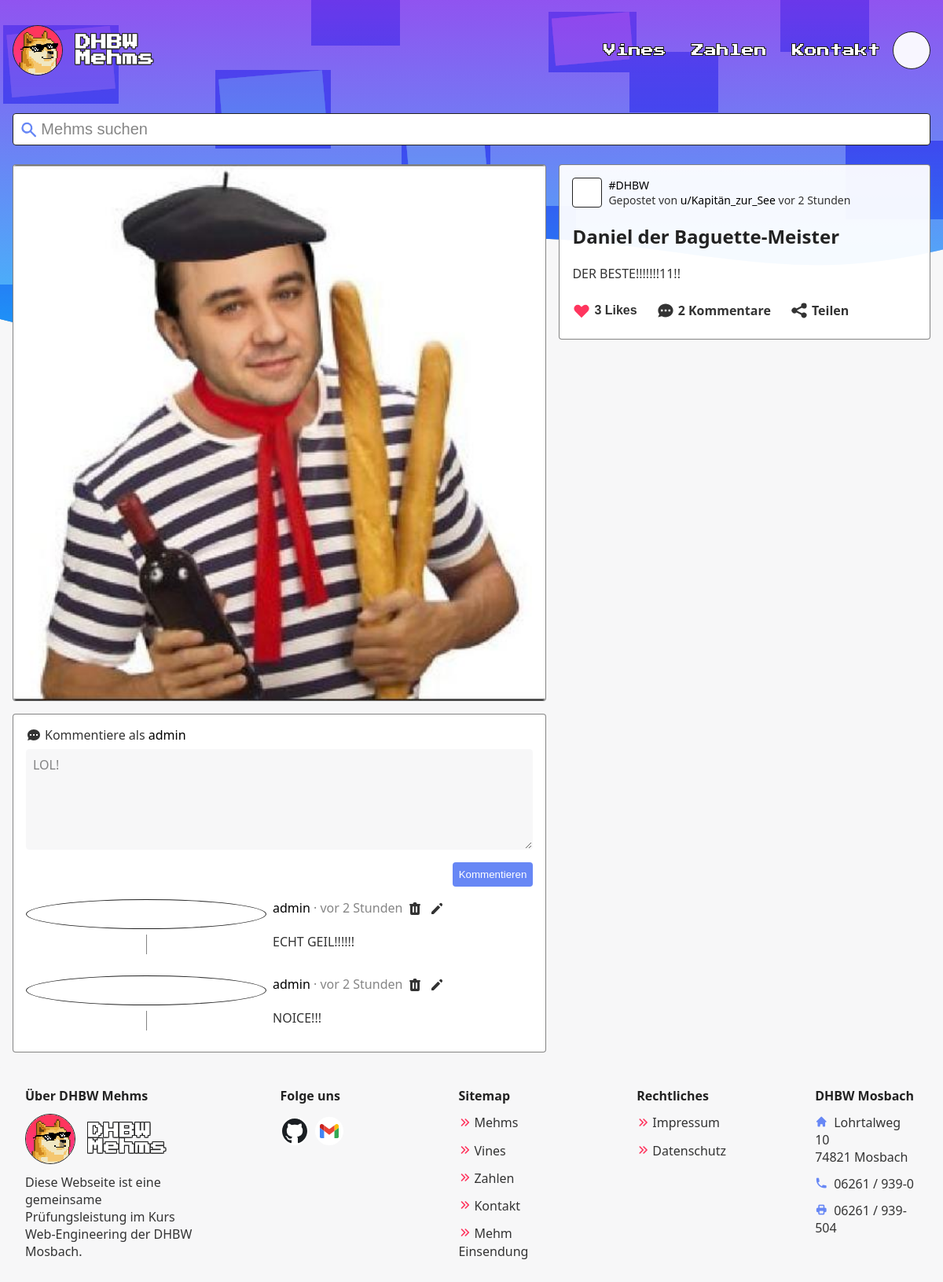
Screenshot of /php/mehm?id=4 (signed in) with the database file from the repository.
### tables this page shows
CREATE TABLE likes
(
    MehmID integer,
    UserID integer,
    PRIMARY KEY (MehmID, UserID),
    FOREIGN KEY (MehmID) REFERENCES mehms (ID) ON DELETE CASCADE,
    FOREIGN KEY (UserID) REFERENCES users (ID) ON DELETE CASCADE
);

CREATE TABLE mehms
(
    ID          integer PRIMARY KEY AUTO_INCREMENT,
    UserID      integer NOT NULL,
    Path        text    NOT NULL UNIQUE,
    Title       text    NOT NULL,
    Type        text,
    Description text,
    Visible     boolean DEFAULT FALSE,
    VisibleOn   timestamp,
    FOREIGN KEY (UserID) REFERENCES Users (ID) ON DELETE CASCADE
);

CREATE TABLE comments
(
    ID        integer PRIMARY KEY AUTO_INCREMENT,
    MehmID    integer NOT NULL,
    UserID    integer,
    Comment   text,
    Timestamp timestamp DEFAULT now(),
    FOREIGN KEY (MehmID) REFERENCES mehms (ID) ON DELETE CASCADE,
    FOREIGN KEY (UserID) REFERENCES users (ID) ON DELETE CASCADE
);

CREATE TABLE users
(
    ID       integer PRIMARY KEY AUTO_INCREMENT,
    Name     text UNIQUE NOT NULL,
    Password text        NOT NULL,
    Type     text        NOT NULL
);

### php/scripts/Database.php (called while the page is built, shortened)
<?php
class Database {
  public PDO $database;
  public function connectToDatabase() {
    $mysql_host = "localhost";
    $mysql_database = "main";
    $mysql_user = "root";
    $mysql_password = "";
    try {
      $this->database = new PDO("mysql:host=$mysql_host;dbname=$mysql_database", $mysql_user, $mysql_password);
    } catch (PDOException $exception) {
      $this->setupDatabase(new PDO("mysql:host=$mysql_host;dbname=", $mysql_user, $mysql_password));
      $this->database = new PDO("mysql:host=$mysql_host;dbname=$mysql_database", $mysql_user, $mysql_password);
    }
  }
  public function getMehm(int $id, bool $admin): array {
    $query = 'SELECT *, count(l.MehmID) AS likeCount, mehms.Type AS Type, mehms.ID AS ID, mehms.UserID as UID
      FROM mehms
      LEFT JOIN users u ON mehms.UserID = u.ID
      LEFT JOIN likes l ON mehms.ID = l.MehmID
      WHERE mehms.ID =' . $id;
    if (!$admin) {
      $query .= ' AND Visible = TRUE';
    }
    try {
      $result = $this->database->query($query)->fetchAll();
      return $result[0];
    } catch (PDOException $e) {
      return [];
    }
  }
  public function getComments(int $id): array {
    $query = 'SELECT u.Name AS Name, Comment, u.ID as UID, Timestamp, comments.ID as ID
            FROM comments
            LEFT JOIN users u ON comments.UserID = u.ID
            WHERE MehmID = ' . $id . '
            ORDER BY Timestamp DESC';
    try {
      return $this->database->query($query)->fetchAll();
    } catch (PDOException $e) {
      return [];
    }
  }
}

### php/mehm.php (the view, shortened to what this page needs)
<!DOCTYPE html>
<html lang="de">
<head>
  <link rel="stylesheet" href="../css/toolbar.css">
  <link rel="stylesheet" href="../css/mehm.css">
  <?php include("includes/meta.php"); ?>
</head>
<body>
  <?php
  require_once 'scripts/Database.php';
  $db = new Database();
  function timeElapsedString(string $datetime, int $level = 1): string {
    $now = new DateTime;
    $ago = new DateTime($datetime);
    $diff = $now->diff($ago);
    $diff->w = floor($diff->d / 7);
    $diff->d -= $diff->w * 7;
    $string = array(
      'y' => ["Jahr", "Jahren"],
      'm' => ["Monat", "Monaten"],
      'w' => ["Woche", "Wochen"],
      'd' => ["Tag", "Tagen"],
      'h' => ["Stunde", "Stunden"],
      'i' => ["Minute", "Minuten"],
      's' => ["Sekunde", "Sekunden"],
    );
    foreach ($string as $k => &$v) {
      if ($diff->$k) {
        $v = $diff->$k . ' ' . ($diff->$k > 1 ? $v[1] : $v[0]);
      } else {
        unset($string[$k]);
      }
    }
    $string = array_slice($string, 0, $level);
    return $string ? 'vor ' . implode(', ', $string) : 'gerade eben';
  }
  $id = $_GET["id"] ?? "";
  $isAdmin = isset($_SESSION) && $_SESSION["usertype"] == 1;
  $mehm = $db->getMehm($id, $isAdmin);
  $comments = $db->getComments($id);
  $commentCount = count($comments);
  include("includes/header.php");
  $isLogedin = isset($_SESSION["loggedIn"]) && $_SESSION['loggedIn'] === true;
  $isAdmin = $isLogedin && $_SESSION["usertype"] == 1;
  $isPrivileged = $isLogedin && $_SESSION['id'] == $mehm['UID'] || $isAdmin;
  ?>
  <main class="container">
    <form id="query" name="query" action="." method="GET" class="toolbar">
      <?php include("includes/toolbar/search-box.php"); ?>
    </form>
    <div class="content">
      <div class="main">
        <div class="paperlike mehm">
          <img src="<?php echo "../assets/mehms/" . $mehm["Path"] ?>" alt="<?php echo $mehm["Description"] ?>">
        </div>
        <div class="paperlike comments" id="comments">
          <?php if ($isLogedin) {
            echo '<form class="write-comment" id="comment">
            <label for="message">
            <svg xmlns="http://www.w3.org/2000/svg" viewBox="0 0 20 20" fill="currentColor">
              <path fill-rule="evenodd" d="M18 10c0 3.866-3.582 7-8 7a8.841 8.841 0 01-4.083-.98L2 17l1.338-3.123C2.493 12.767 2 11.434 2 10c0-3.866 3.582-7 8-7s8 3.134 8 7zM7 9H5v2h2V9zm8 0h-2v2h2V9zM9 9h2v2H9V9z" clip-rule="evenodd" />
            </svg>
            <p>Kommentiere als <a class="underline" href="./?search=u/' . $_SESSION["username"] . '">' . $_SESSION["username"] . '</a></p>
            </label>
            <textarea id="message" placeholder="LOL!" required></textarea>
            <button id="' . $mehm['ID'] . ' ' . $_SESSION['id'] . '">Kommentieren</button>
            </form>';
          }
          ?>
          <?php if (count($comments) > 0) {
            echo '<div class="comment-list">';
            foreach ($comments as $comment) {
              echo '<div class="flex">
                <div class="comment-left">
                  <a class="user" href="./?search=u/' . $comment["Name"] . '">
                    <svg class="box" height="32" data-jdenticon-value="' . $comment["Name"] . '"></svg>
                  </a>
                  <div class="v-line"></div>
                </div>
                <div class="comment-right">
                  <div class="flex">
                    <div>
                      <a class="user underline" href="./?search=u/' . $comment["Name"] . '">
                        ' . $comment["Name"] . '
                      </a>
                      <span class="p-a">· ' . timeElapsedString($comment["Timestamp"]) . '</span>
                    </div>';
              if ($isLogedin && $_SESSION['id'] == $comment['UID'] || $isAdmin) {
                echo '<button onclick="deleteComment(' . $comment['ID'] . ')">
                        <svg xmlns="http://www.w3.org/2000/svg" class="icon-sm" viewBox="0 0 20 20" fill="currentColor">
                          <path fill-rule="evenodd" d="M9 2a1 1 0 00-.894.553L7.382 4H4a1 1 0 000 2v10a2 2 0 002 2h8a2 2 0 002-2V6a1 1 0 100-2h-3.382l-.724-1.447A1 1 0 0011 2H9zM7 8a1 1 0 012 0v6a1 1 0 11-2 0V8zm5-1a1 1 0 00-1 1v6a1 1 0 102 0V8a1 1 0 00-1-1z" clip-rule="evenodd" />
                        </svg>
                      </button>
                      <button onclick="editComment(this, ' . $comment['ID'] . ')">
                        <svg xmlns="http://www.w3.org/2000/svg" class="icon-sm" viewBox="0 0 20 20" fill="currentColor">
                          <path d="M13.586 3.586a2 2 0 112.828 2.828l-.793.793-2.828-2.828.793-.793zM11.379 5.793L3 14.172V17h2.828l8.38-8.379-2.83-2.828z" />
                        </svg>
                      </button>';
              }
              echo '</div><p>' . $comment["Comment"] . '</p>
                </div>
              </div>';
            }
            echo '</div>';
          } ?>
        </div>
      </div>
      <aside class="paperlike meta">
        <div class="posted">
          <div class="profile-picture">
            <svg height="36" data-jdenticon-value="<?php echo $mehm["Name"] ?>"></svg>
          </div>
          <div class="posted-text">
            <p><?php echo '<a class="underline" href="./?filter=' . $mehm["Type"] . '">#' . $mehm["Type"] . '</a>' ?>
              <br> Gepostet
              von <?php echo '<a class="underline" href="./?search=u%2F' . $mehm["Name"] . '">u/' . $mehm["Name"] . "</a> " . timeElapsedString($mehm["VisibleOn"]) ?>
            </p>
          </div>
        </div>
        <h1 id="title" <?php if ($isPrivileged) echo 'class="editable" contenteditable="true"' ?>><?php echo $mehm["Title"] ?></h1>
        <p <?php if ($isPrivileged && $mehm["Description"] != "") echo 'class="editable" id="descp" contenteditable="true"' ?>><?php echo $mehm["Description"] ?></p>
        <div class="flex">
          <button class="meta-icon icon-text" id="like" <?php echo ($isLogedin) ? '' : ' style="cursor: not-allowed;"' ?>>
            <?php
            $beat = '';
            $sess = '';
            if ($isLogedin) {
              $sess = $_SESSION['id'];
              $query = "SELECT * FROM likes WHERE MehmID = " . $mehm['ID'] . " AND UserID = " . $_SESSION['id'];
              $liked = $db->database->query($query)->fetchall();
              if (!empty($liked)) $beat = ' beat';
            }
            echo '<svg xmlns="http://www.w3.org/2000/svg" class="icon-md' . $beat . '" id="' . $mehm['ID'] . ' ' . $sess . '" viewBox="0 0 20 20" fill="currentColor">
              <path fill-rule="evenodd" d="M3.172 5.172a4 4 0 015.656 0L10 6.343l1.172-1.171a4 4 0 115.656 5.656L10 17.657l-6.828-6.829a4 4 0 010-5.656z" clip-rule="evenodd" />
              </svg>' ?>
            <?php echo $mehm['likeCount'] ?> Like<?php if ($mehm['likeCount'] != 1) echo "s"; ?>
          </button>
          <a class="meta-icon icon-text" href="#comments">
            <?php echo $commentCount ?> Kommentar<?php if ($commentCount != 1) echo "e"; ?>
          </a>
          <span class="meta-icon icon-text" onclick="copyURL()">
            <svg xmlns="http://www.w3.org/2000/svg" id="share-button" class="icon-md" viewBox="0 0 20 20" fill="currentColor">
              <path d="M15 8a3 3 0 10-2.977-2.63l-4.94 2.47a3 3 0 100 4.319l4.94 2.47a3 3 0 10.895-1.789l-4.94-2.47a3.027 3.027 0 000-.74l4.94-2.47C13.456 7.68 14.19 8 15 8z" />
            </svg>
            Teilen
          </span>
        </div>
      </aside>
    </div>
  </main>
  <?php include("includes/footer.php"); ?>
</body>
</html>

### rows the page displays
likes: MehmID.Path (picture), MehmID.Type "DHBW", users.Name "Kapitän_zur_See", MehmID.VisibleOn "vor 2 Stunden", MehmID.Title "Daniel der Baguette-Meister", MehmID.Description "DER BESTE!!!!!!!11!!"
comments: UserID.Name "admin", Timestamp "vor 2 Stunden", Comment "ECHT GEIL!!!!!!"
comments: UserID.Name "admin", Timestamp "vor 2 Stunden", Comment "NOICE!!!"

### other values shown
$_SESSION["username"] "admin"
$mehm['likeCount'] "3"
$commentCount "2"
